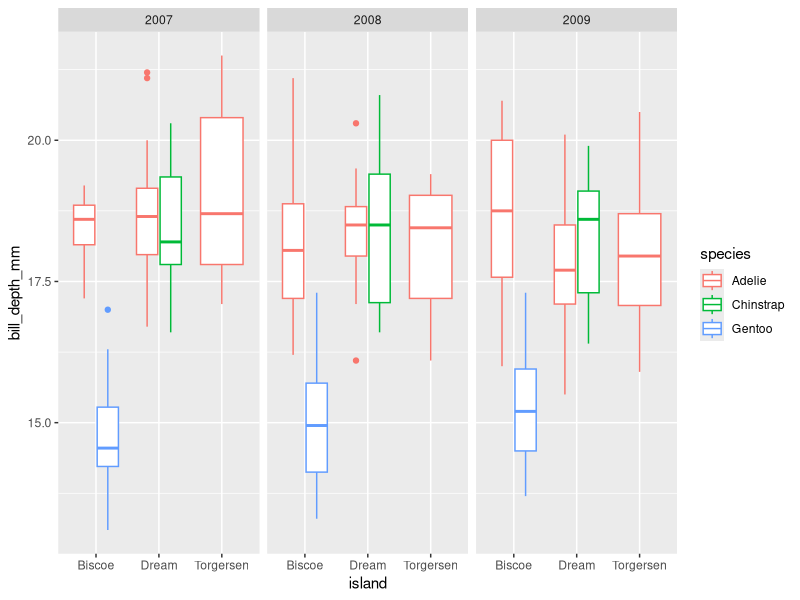

The R source for this figure:
## ---- chunk 1
knitr::opts_chunk$set(echo = TRUE)
## ---- chunk 2
library(palmerpenguins)
library(tidyverse)
## ---- chunk 3
ggplot(data = penguins) + 
  geom_boxplot(mapping = aes(x = island, y= bill_depth_mm, color = species)) +
  facet_wrap(~year)
